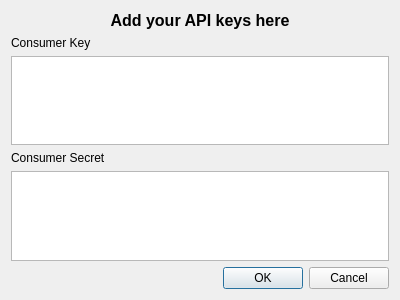
<?xml version="1.0" encoding="UTF-8"?>
<ui version="4.0">
 <class>addAPIDialog</class>
 <widget class="QDialog" name="addAPIDialog">
  <property name="enabled">
   <bool>true</bool>
  </property>
  <property name="geometry">
   <rect>
    <x>0</x>
    <y>0</y>
    <width>400</width>
    <height>300</height>
   </rect>
  </property>
  <property name="minimumSize">
   <size>
    <width>400</width>
    <height>300</height>
   </size>
  </property>
  <property name="windowTitle">
   <string>API Keys</string>
  </property>
  <property name="windowIcon">
   <iconset>
    <normaloff>twitter.png</normaloff>twitter.png</iconset>
  </property>
  <layout class="QVBoxLayout" name="verticalLayout">
   <item>
    <widget class="QLabel" name="apiInstructionLabel">
     <property name="text">
      <string>&lt;html&gt;&lt;head/&gt;&lt;body&gt;&lt;p align=&quot;center&quot;&gt;&lt;span style=&quot; font-size:12pt; font-weight:600;&quot;&gt;Add your API keys here&lt;/span&gt;&lt;/p&gt;&lt;/body&gt;&lt;/html&gt;</string>
     </property>
    </widget>
   </item>
   <item>
    <widget class="QLabel" name="consumerKeyLabel">
     <property name="text">
      <string>Consumer Key</string>
     </property>
    </widget>
   </item>
   <item>
    <widget class="QPlainTextEdit" name="consumerKeyText"/>
   </item>
   <item>
    <widget class="QLabel" name="consumerSecretLabel">
     <property name="text">
      <string>Consumer Secret</string>
     </property>
    </widget>
   </item>
   <item>
    <widget class="QTextEdit" name="consumerSecretText"/>
   </item>
   <item>
    <widget class="QDialogButtonBox" name="buttonBox">
     <property name="enabled">
      <bool>true</bool>
     </property>
     <property name="minimumSize">
      <size>
       <width>0</width>
       <height>0</height>
      </size>
     </property>
     <property name="orientation">
      <enum>Qt::Horizontal</enum>
     </property>
     <property name="standardButtons">
      <set>QDialogButtonBox::Cancel|QDialogButtonBox::Ok</set>
     </property>
    </widget>
   </item>
  </layout>
 </widget>
 <resources/>
 <connections>
  <connection>
   <sender>buttonBox</sender>
   <signal>rejected()</signal>
   <receiver>addAPIDialog</receiver>
   <slot>reject()</slot>
   <hints>
    <hint type="sourcelabel">
     <x>316</x>
     <y>260</y>
    </hint>
    <hint type="destinationlabel">
     <x>286</x>
     <y>274</y>
    </hint>
   </hints>
  </connection>
  <connection>
   <sender>buttonBox</sender>
   <signal>accepted()</signal>
   <receiver>addAPIDialog</receiver>
   <slot>accept()</slot>
   <hints>
    <hint type="sourcelabel">
     <x>248</x>
     <y>254</y>
    </hint>
    <hint type="destinationlabel">
     <x>157</x>
     <y>274</y>
    </hint>
   </hints>
  </connection>
 </connections>
</ui>
